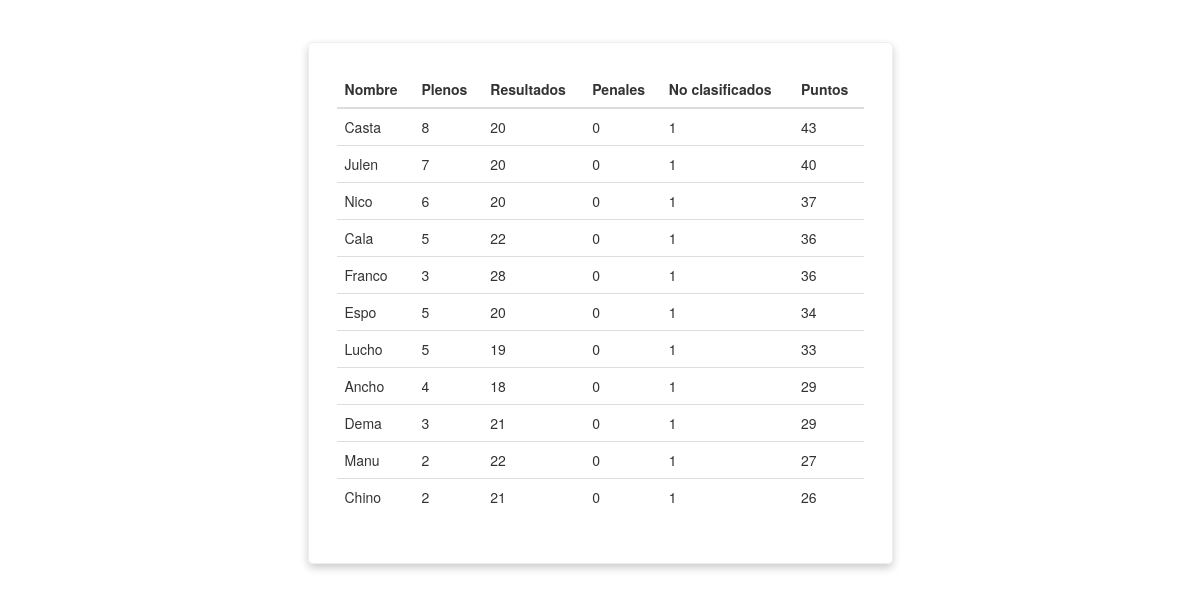
Page /puntos/ on the earlier database version.
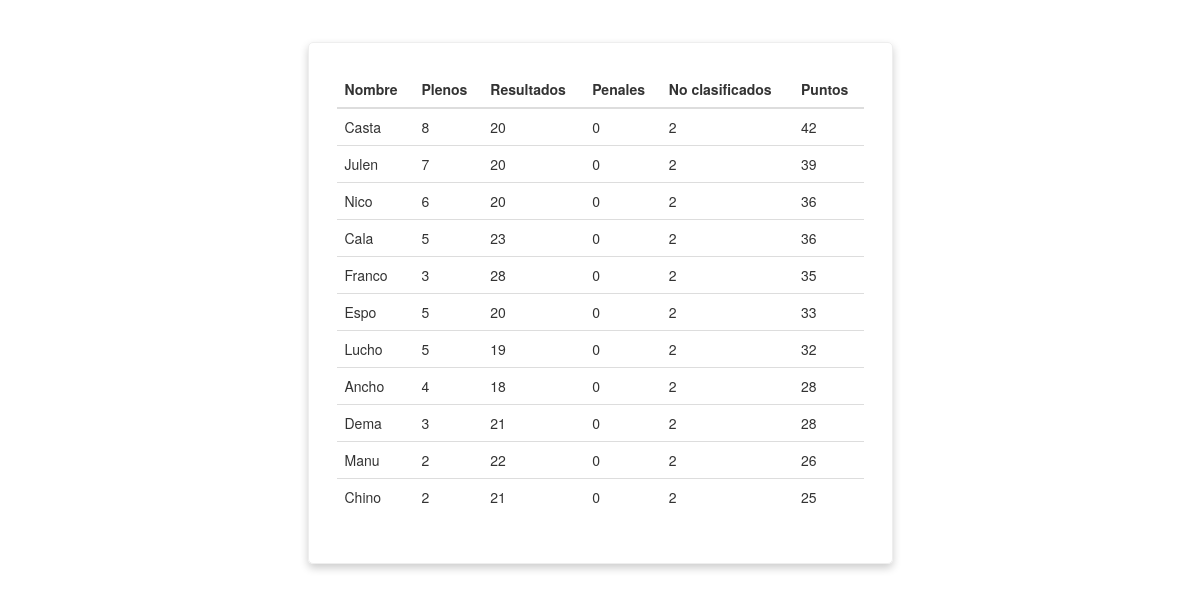
Same page on the later database version.
### app/models.py (models this page shows, shortened)
class Puntaje(models.Model):
	usuario = models.ForeignKey(User, on_delete=models.CASCADE)
	plenos = models.SmallIntegerField(default = 0)
	resultados = models.SmallIntegerField(default = 0)
	penales = models.SmallIntegerField(default = 0)
	error_clasificado = models.SmallIntegerField(default = 0)

### app/views.py (the view)
# urls.py: path('puntos/', views.puntos, name='puntos'),
def puntos(request):
	puntajes = Puntaje.objects.all().annotate(puntos = VALOR_PLENO * F('plenos') + VALOR_RESULTADO * F('resultados') + VALOR_PENAL * F('penales') + VALOR_ERRAR_CLASIFICADO * F('error_clasificado')).order_by('-puntos', '-plenos', '-resultados')
	return render(request, 'app/puntos.html', {'puntajes': puntajes})

### app/templates/app/puntos.html
{% extends "app/base.html" %}
{% block contenido %}
	<div class="row">
		<div class="col-xs-12 col-sm-offset-2 col-sm-8 col-md-offset-3 col-md-6 card">
			<div class="table-responsive">
				<table class="table table-hover">
					<thead>
						<tr>
							<th>Nombre</th>
							<th>Plenos</th>
							<th>Resultados</th>
							<th>Penales</th>
							<th>No clasificados</th>
							<th>Puntos</th>
						</tr>
					</thead>
					<tbody>
						{% for puntaje in puntajes %}
							<tr>
								<td>{{puntaje.usuario.username}}</td>
								<td>{{puntaje.plenos}}</td>
								<td>{{puntaje.resultados}}</td>
								<td>{{puntaje.penales}}</td>
								<td>{{puntaje.error_clasificado}}</td>
								<td>{{puntaje.puntos}}</td>
							</tr>
						{% endfor %}
					</tbody>
				</table>
			</div>
		</div>
	</div>
{% endblock contenido %}

### app/templates/app/base.html (shortened to what this page needs)
{% load static %}
{% get_static_prefix as STATIC_PREFIX %}
<!DOCTYPE html>
<html lang="es">
	<head>
		<link rel="stylesheet" href="{% static 'css/bootstrap.min.css' %}">
		<link rel="stylesheet" type="text/css" href="{% static 'css/estilos.css' %}">
	</head>
	<body>
		<div class="container">
			{% block contenido %}
			{% endblock contenido %}
		</div>
	</body>
</html>

### app/static/css/estilos.css (style rules this page uses)
.card { padding: 2em; box-shadow: 0 4px 8px 0 rgba(0,0,0,0.2); border-radius: 5px; border: 1px solid #EEE; }

### app/templates/app/base.html (style rules this page uses)
body { margin-top: 3em; }

Differences in the rows shown:
changed Puntaje "Casta": error_clasificado "1" → "2"; puntos "43" → "42"
changed Puntaje "Julen": error_clasificado "1" → "2"; puntos "40" → "39"
changed Puntaje "Nico": error_clasificado "1" → "2"; puntos "37" → "36"
changed Puntaje "Cala": resultados "22" → "23"; error_clasificado "1" → "2"
changed Puntaje "Franco": error_clasificado "1" → "2"; puntos "36" → "35"
changed Puntaje "Espo": error_clasificado "1" → "2"; puntos "34" → "33"
changed Puntaje "Lucho": error_clasificado "1" → "2"; puntos "33" → "32"
changed Puntaje "Ancho": error_clasificado "1" → "2"; puntos "29" → "28"
changed Puntaje "Dema": error_clasificado "1" → "2"; puntos "29" → "28"
changed Puntaje "Manu": error_clasificado "1" → "2"; puntos "27" → "26"
changed Puntaje "Chino": error_clasificado "1" → "2"; puntos "26" → "25"
